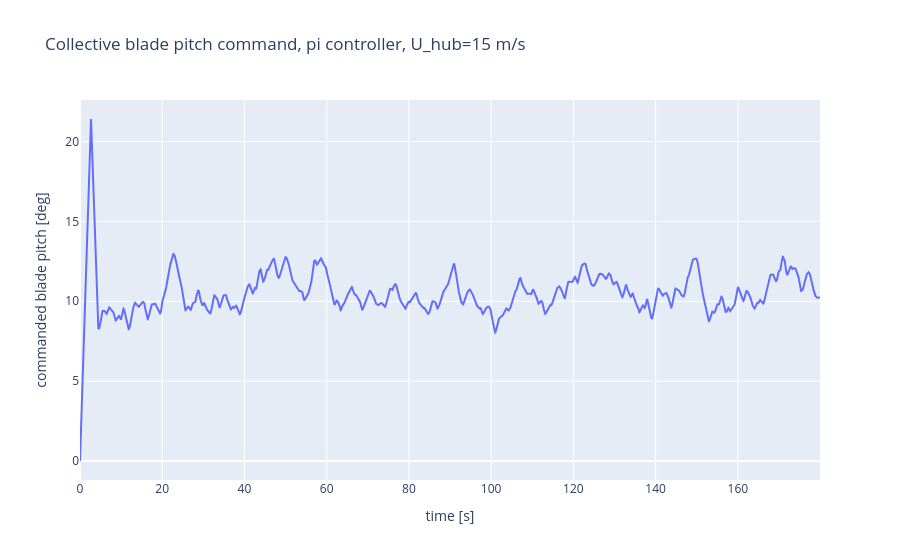

The cell this chart's notebook holds for it:
### Code cell
# same real pi run reused from the region comparison above -- no re-simulation
cbc_run_id = runs[(15.0, 'pi')]['run_id']
cbc_result = pitch_store.get(cbc_run_id)['result']

fig = go.Figure()
fig.add_trace(go.Scatter(x=cbc_result['time'], y=np.degrees(cbc_result['pitch_command']),
                          mode='lines', name='phi_ref (collective)'))
fig.update_layout(title='Collective blade pitch command, pi controller, U_hub=15 m/s',
                   xaxis_title='time [s]', yaxis_title='commanded blade pitch [deg]')
fig.show()

### Figure 1 — Plotly figure (JSON) as saved in the notebook; plotly's stock layout.template omitted (floating-point values rounded to 4 significant figures; data arrays with more than 128 entries replaced by an {"elided": "..."} marker saying what was removed)
{"data": [{"mode": "lines", "name": "phi_ref (collective)", "type": "scatter", "x": {"elided": "9000 float values"}, "y": {"elided": "9000 float values"}}], "layout": {"title": {"text": "Collective blade pitch command, pi controller, U_hub=15 m/s"}, "xaxis": {"title": {"text": "time [s]"}}, "yaxis": {"title": {"text": "commanded blade pitch [deg]"}}}}
